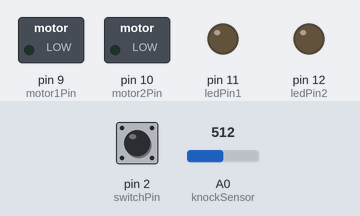
Recording of a sketch running on a simulated Arduino Uno, built with avr-gcc and run on an emulated ATmega328P. On the bench: switched loads named in the sketch (green lamp = pin HIGH), output pins drawn as LEDs (lit = HIGH). Dashed ring = blinking. The test bench sets the inputs (shaded band); at power-on: pin 2 (switchPin) LOW, A0 (knockSensor) = 512.

Above: at 1.2 s.
1.3 s: pin 2 (switchPin) pulled HIGH for 0.15 s
At 1.45 s:
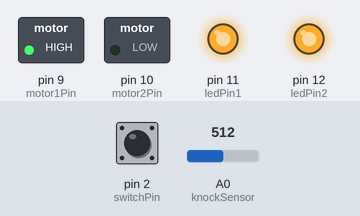
3.0 s: pin 2 (switchPin) pulled HIGH for 3.2 s
At 3.25 s:
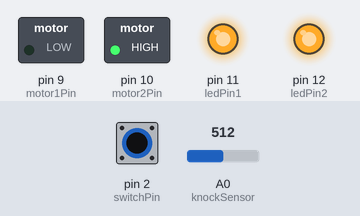
Timing chart, 0 to 7.7 s (numbered marks = the images above; inputs shaded):
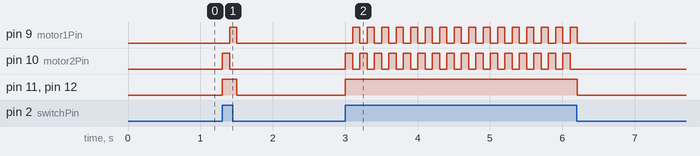

Measured:
- after the input at 1.3 s, pin 9 (motor1Pin): LOW → HIGH after 0.10 s, → LOW 0.10 s later; pin 10 (motor2Pin): LOW → HIGH at once, → LOW 0.10 s later; pin 11 (ledPin1), pin 12 (ledPin2): LOW → HIGH at once, → LOW 0.20 s later
- after the input at 3.0 s, pin 9 (motor1Pin): alternates HIGH for 0.10 s and LOW for 0.10 s, 32 changes in all, then stays LOW, starting after 0.10 s; pin 10 (motor2Pin): alternates HIGH for 0.10 s and LOW for 0.10 s, 32 changes in all, then stays LOW, starting at once; pin 11 (ledPin1), pin 12 (ledPin2): LOW → HIGH at once, → LOW 3.2 s later

The sketch:

Arduino.ino
```cpp
const int switchPin = 2;    // switch input
const int motor1Pin = 9;    // H-bridge motor leg 1
const int motor2Pin = 10;   // H-bridge motor leg 2
const int ledPin1 = 11;     // variable for front led 1
const int ledPin2 = 12;     // variable for front led 2
const int knockSensor = A0; // the piezo is connected to analog pin 0
const int threshold = 30;  // threshold value to decide when knocked
int sensorReading = 0;      // variable to store the value read from the sensor pin
int switchReading = LOW;    // variable to store the value read from the sensor pin
int state1 = LOW;           // variables used to store the last status of the motor
int state2 = LOW;           // variables used to store the last status of the motor

void setup() {
  pinMode(switchPin, INPUT);   // set the switch as an input
  pinMode(ledPin1, OUTPUT);    // declare the ledPins as OUTPUT
  pinMode(ledPin2, OUTPUT);    // declare the ledPins as OUTPUT
  pinMode(motor1Pin, OUTPUT);  // set motor pins as outputs
  pinMode(motor2Pin, OUTPUT);  // set motor pins as outputs
  Serial.begin(9600);          // use the serial port
}

void loop() {
  // read the sensor and store it in the variable sensorReading:
  sensorReading = analogRead(knockSensor);
  switchReading = digitalRead(switchPin);

  // if switch turned on
  if (switchReading == HIGH) {
    // Turn front LEDs on
    digitalWrite(ledPin1, HIGH);
    digitalWrite(ledPin2, HIGH);

    // if motor off
    if ((state1 == LOW && state2 == LOW) || (state1 == HIGH && state2 == LOW)) {
      // if the sensor reading is greater than the threshold forward
      if (sensorReading >= threshold) {
        // toggle the status
        state1 = LOW;
        state2 = HIGH;
        // set states to legs of the H-bridge
        digitalWrite(motor1Pin, state1);
        digitalWrite(motor2Pin, state2);
     }
   }

    // if going forward
    else if (state1 == LOW && state2 == HIGH) {
      // if the sensor reading is greater than the threshold reverse
      if (sensorReading >= threshold) {
       // toggle the status
       state1 = HIGH;
       state2 = LOW;
       // set states to legs of the H-bridge
       digitalWrite(motor1Pin, state1);
       digitalWrite(motor2Pin, state2);

      }
    }
  }

  // if switch turned off
  else {
    // Turn front LEDs off
    digitalWrite(ledPin1, LOW);
    digitalWrite(ledPin2, LOW);
    // toggle the status
    state1 = LOW;
    state2 = LOW;
    // set states to legs of the H-bridge
    digitalWrite(motor1Pin, state1);
    digitalWrite(motor2Pin, state2);
  }

  delay(100);  // delay to avoid overloading the serial port buffer

}
```
